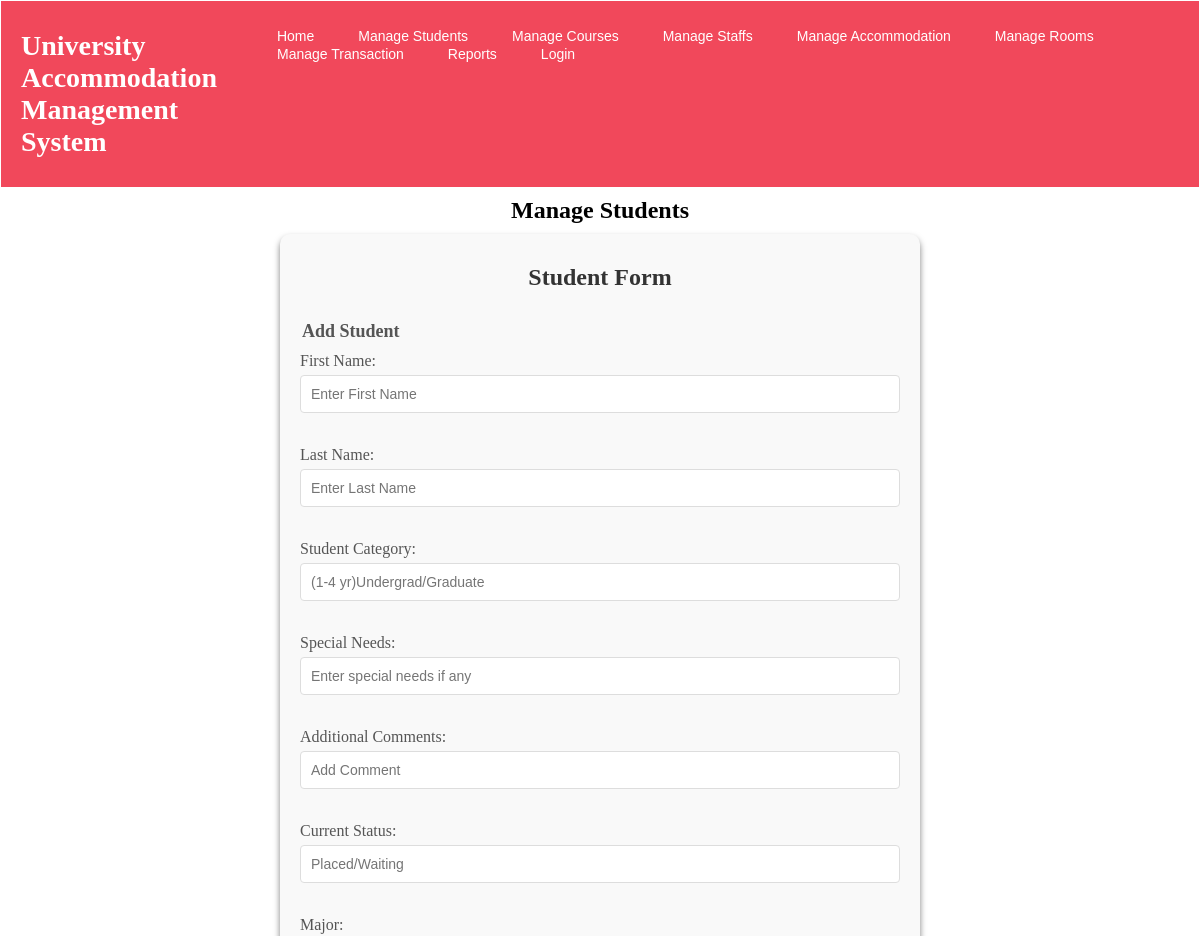
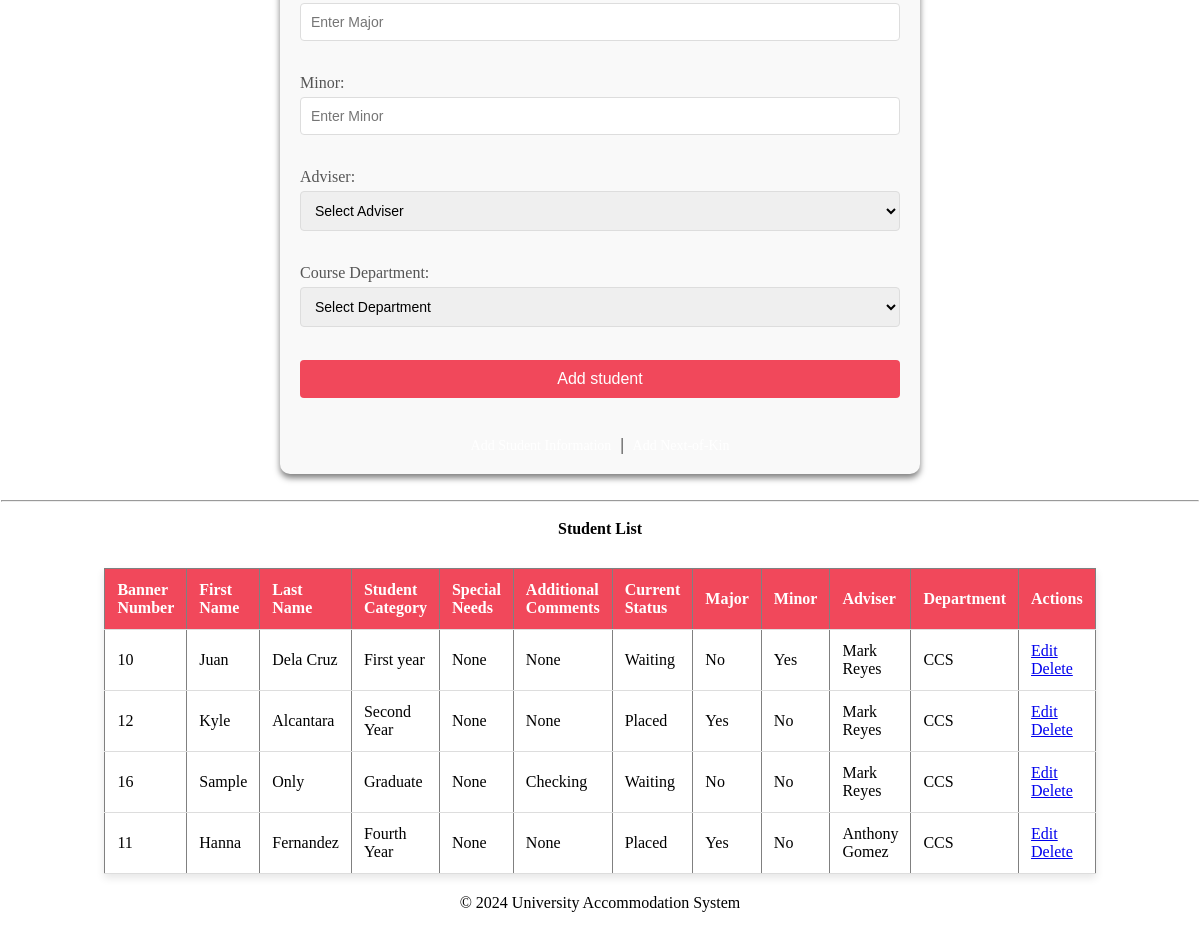
The app's page /pages/students.php with its own data (2 pictures, top to bottom).
### tables this page shows
CREATE TABLE `students` (
  `banner_number` int(11) NOT NULL,
  `first_name` varchar(50) DEFAULT NULL,
  `last_name` varchar(50) DEFAULT NULL,
  `category` varchar(50) DEFAULT NULL,
  `special_needs` text DEFAULT NULL,
  `additional_comments` text DEFAULT NULL,
  `current_status` enum('Placed','Waiting') DEFAULT NULL,
  `major` varchar(50) DEFAULT NULL,
  `minor` varchar(50) DEFAULT NULL,
  `adviser_id` int(11) DEFAULT NULL,
  `course_number` int(11) NOT NULL
);

CREATE TABLE `advisers` (
  `adviser_id` int(11) NOT NULL,
  `full_name` varchar(100) DEFAULT NULL,
  `position` varchar(50) DEFAULT NULL,
  `department_name` varchar(100) DEFAULT NULL,
  `internal_phone_no` varchar(15) DEFAULT NULL,
  `email` varchar(100) DEFAULT NULL,
  `room_number` varchar(10) DEFAULT NULL
);

CREATE TABLE `courses` (
  `course_number` int(11) NOT NULL,
  `course_title` varchar(100) DEFAULT NULL,
  `instructor_id` int(11) DEFAULT NULL,
  `department_name` varchar(100) DEFAULT NULL
);

### pages/students.php (the view, shortened to what this page needs)
<?php
include '../includes/db_connect.php';
include '../includes/header.php';
?>
<h2 class="title-cont1">Manage Students</h2>
<div class="form-container">
 <h3>Student Form</h3>
<form action="" method="post">
    <fieldset>
        <legend>Add Student</legend>
        <label for="firstName">First Name:</label>
        <input type="text" name="firstName" placeholder="Enter First Name" value="<?php echo isset($banner) ? $banner['first_name'] : ''; ?>" required>
        <br><br>
        <label for="lastName">Last Name:</label>
        <input type="text" name="lastName" placeholder="Enter Last Name" required>
        <br><br>
        <label for="category">Student Category:</label>
        <input type="text" name="category" placeholder="(1-4 yr)Undergrad/Graduate" required>
        <br><br>
        <label for="specialNeeds">Special Needs:</label>
        <input type="text" name="specialNeeds" placeholder="Enter special needs if any" required>
        <br><br>
        <label for="comments">Additional Comments:</label>
        <input type="text" name="comments" placeholder="Add Comment" required>
        <br><br>
        <label for="status">Current Status:</label>
        <input type="text" name="status" placeholder="Placed/Waiting" required>
        <br><br>
        <label for="major">Major:</label>
        <input type="text" name="major" placeholder="Enter Major" required>
        <br><br>
        <label for="minor">Minor:</label>
        <input type="text" name="minor" placeholder="Enter Minor" required>
        <br><br>
        <label for="adviser_id">Adviser:</label>
        <select name="adviser_id">
                <option value="">Select Adviser</option>
        </select>
        <br><br>
        <label for="course_number">Course Department:</label>
        <select name="course_number">
                <option value="">Select Department</option>
        </select>
        <br><br>
        <button type="submit">Add student</button>
        <br><br>
        <nav>
            <a href="student_info.php">Add Student Information</a> |
            <a href="next_of_kin.php">Add Next-of-Kin</a>
        </nav>
    </fieldset>
</form>
</div>
<?php
    $sql = "SELECT s.banner_number, s.first_name, s.last_name, s.category,
            s.special_needs, s.additional_comments, s.current_status, s.major, s.minor,
            a.full_name AS adviser_id, c.department_name AS course_number
            FROM ((students s
        JOIN advisers a ON s.adviser_id = a.adviser_id)
        JOIN courses c ON s.course_number = c.course_number)";
    $result = $conn->query($sql);
?>
<br><hr>
<h4 class="title-cont2">Student List</h4>
<table border="1">
    <tr>
        <th>Banner Number</th>
        <th>First Name</th>
        <th>Last Name</th>
        <th>Student Category</th>
        <th>Special Needs</th>
        <th>Additional Comments</th>
        <th>Current Status</th>
        <th>Major</th>
        <th>Minor</th>
        <th>Adviser</th>
        <th>Department</th>
        <th>Actions</th>
    </tr>
    <?php
        if ($result->num_rows > 0) {
            while ($row = $result->fetch_assoc()) {
                echo "
                    <tr>
                        <td>" . $row['banner_number'] . "</td>
                        <td>" . $row['first_name'] . "</td>
                        <td>" . $row['last_name'] . "</td>
                        <td>" . $row['category'] . "</td>
                        <td>" . $row['special_needs'] . "</td>
                        <td>" . $row['additional_comments'] . "</td>
                        <td>" . $row['current_status'] . "</td>
                        <td>" . $row['major'] . "</td>
                        <td>" . $row['minor'] . "</td>
                        <td>" . $row['adviser_id'] . "</td>
                        <td>" . $row['course_number'] . "</td>
                        <td>
                            <a href='?type=banner_num&edit=" . $row['banner_number'] . "'>Edit</a>
                            <a href='?type=banner_num&delete=" . $row['banner_number'] . ",g'>Delete</a>
                        </td>
                    </tr>";
            }
        } else {
            echo "<tr><td colspan='18'>No Student found</td></tr>";
        }
    ?>
</table>
<?php include '../includes/footer.php'; ?>

### assets/styles.css (style rules this page uses)
body { margin: 1px; }
h3, h2, h4 { margin: 0; padding: 10px 20px; color: white; font-weight: bold; text-align: center; color: black; }
table { width: 80%; margin: 20px auto; border-collapse: collapse; background-color: white; box-shadow: 0 4px 8px rgba(0, 0, 0, 0.1); }
th, td { padding: 12px; text-align: left; border-bottom: 1px solid #ddd; }
th { background-color: #f1485b; color: white; }
.form-container { width: 100%; max-width: 600px; margin: 0 auto; padding: 20px; background-color: #f9f9f9; border-radius: 10px; box-shadow: 0 4px 6px rgba(0, 0, 0, 0.5); text-align: center; }
.form-container h3 { margin-bottom: 20px; color: #333; font-size: 24px; font-weight: bold; }
form fieldset { border: none; padding: 0; margin: 0; }
form legend { font-size: 18px; margin-bottom: 10px; font-weight: bold; color: #555; text-align: left; }
form label { display: block; margin-bottom: 5px; color: #555; text-align: left; }
form input[type="text"], form input[type="email"], form input[type="date"], form select { width: 100%; padding: 10px; margin-bottom: 15px; border: 1px solid #ddd; border-radius: 4px; box-sizing: border-box; font-size: 14px; }
form button { width: 100%; padding: 10px; background-color: #f1485b; color: #fff; border: none; border-radius: 4px; font-size: 16px; cursor: pointer; transition: background-color 0.3s ease; }
nav { margin-top: 20px; }
nav a { text-decoration: none; color: #ffffff; font-size: 14px; margin: 0 5px; }

### records on screen
students: banner_number "10", first_name "Juan", last_name "Dela Cruz", category "First year", special_needs "None", additional_comments "None", current_status "Waiting", major "No", minor "Yes", adviser.full_name "Mark Reyes", course_number.department_name "CCS"
students: banner_number "12", first_name "Kyle", last_name "Alcantara", category "Second Year", special_needs "None", additional_comments "None", current_status "Placed", major "Yes", minor "No", adviser.full_name "Mark Reyes", course_number.department_name "CCS"
students: banner_number "16", first_name "Sample", last_name "Only", category "Graduate", special_needs "None", additional_comments "Checking", current_status "Waiting", major "No", minor "No", adviser.full_name "Mark Reyes", course_number.department_name "CCS"
students: banner_number "11", first_name "Hanna", last_name "Fernandez", category "Fourth Year", special_needs "None", additional_comments "None", current_status "Placed", major "Yes", minor "No", adviser.full_name "Anthony Gomez", course_number.department_name "CCS"
